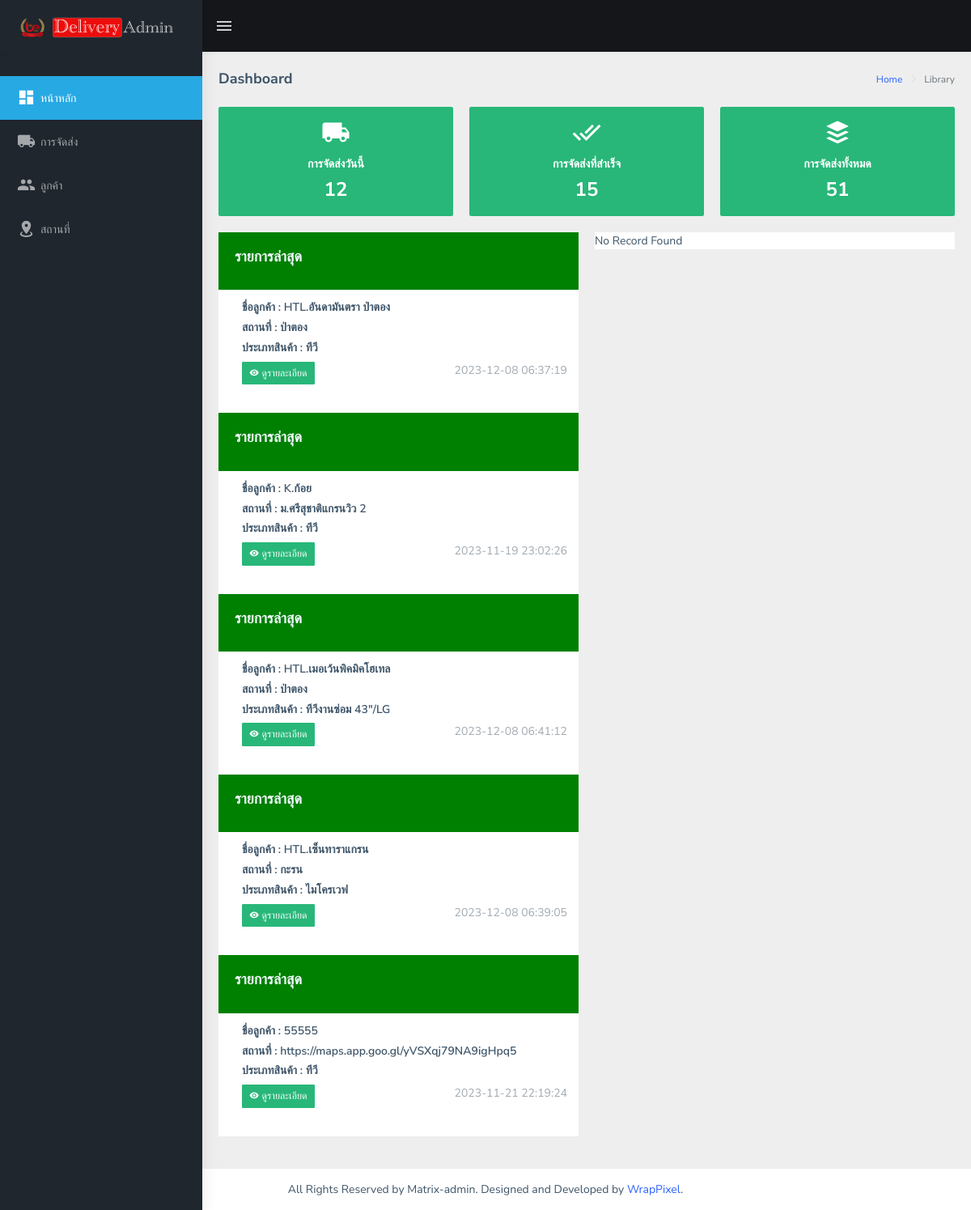
/manager/index.php, run on the app's committed database.
### tables this page shows
CREATE TABLE `delivery` (
  `ID` int(10) NOT NULL,
  `Job` varchar(200) DEFAULT NULL,
  `Queuedate` varchar(200) DEFAULT NULL,
  `Deliverydate` varchar(200) DEFAULT NULL,
  `Sentdate` varchar(200) DEFAULT NULL,
  `Type` varchar(200) DEFAULT NULL,
  `Staff` varchar(200) DEFAULT NULL,
  `Cname` varchar(200) DEFAULT NULL,
  `Cphone` varchar(200) DEFAULT NULL,
  `Cchanel` varchar(200) DEFAULT NULL,
  `Clocation` varchar(200) DEFAULT NULL,
  `Clink` varchar(1000) DEFAULT NULL,
  `Cstatus` varchar(200) DEFAULT NULL,
  `Mile` varchar(200) DEFAULT NULL,
  `Time` varchar(200) DEFAULT NULL,
  `Area` varchar(200) DEFAULT NULL,
  `Route` varchar(200) DEFAULT NULL,
  `Item` varchar(200) DEFAULT NULL,
  `Qty` varchar(200) DEFAULT NULL,
  `Other` varchar(200) DEFAULT NULL,
  `Remark` varchar(200) DEFAULT NULL,
  `Image` varchar(200) DEFAULT NULL,
  `CreationDate` timestamp NOT NULL DEFAULT current_timestamp() ON UPDATE current_timestamp()
);

### manager/index.php (the view, shortened to what this page needs)
<?php
include('../dbconnection.php');
?>
<!DOCTYPE html>
<html dir="ltr" lang="en">
<head>
    <link href="../assets/libs/flot/css/float-chart.css" rel="stylesheet">
    <link href="../dist/css/style.min.css" rel="stylesheet">
</head>
<body>
    <div id="main-wrapper">
        <header class="topbar" data-navbarbg="skin5">
            <nav class="navbar top-navbar navbar-expand-md navbar-dark">
                <div class="navbar-header" data-logobg="skin5">
                    <a class="navbar-brand" href="index.html">
                        <b class="logo-icon p-l-10">
                            <img src="../assets/images/icon.png" alt="homepage" class="light-logo" />
                        </b>
                        <span class="logo-text">
                            <img src="../assets/images/text.png" alt="homepage" class="light-logo" />
                        </span>
                    </a>
                </div>
                <div class="navbar-collapse collapse" id="navbarSupportedContent" data-navbarbg="skin5">
                    <ul class="navbar-nav float-left mr-auto">
                        <li class="nav-item d-none d-md-block"><a class="nav-link sidebartoggler waves-effect waves-light" href="javascript:void(0)" data-sidebartype="mini-sidebar"><i class="mdi mdi-menu font-24"></i></a></li>
                    </ul>
                </div>
            </nav>
        </header>
        <aside class="left-sidebar" data-sidebarbg="skin5">
            <div class="scroll-sidebar">
                <nav class="sidebar-nav">
                    <ul id="sidebarnav" class="p-t-30">
                        <li class="sidebar-item"> <a class="sidebar-link waves-effect waves-dark sidebar-link" href="index.php" aria-expanded="false"><i class="mdi mdi-view-dashboard"></i><span class="hide-menu">หน้าหลัก</span></a></li>
                        <li class="sidebar-item"> <a class="sidebar-link waves-effect waves-dark sidebar-link" href="./Delivery/delivery-report.php" aria-expanded="false"><i class="mdi mdi-truck"></i><span class="hide-menu">การจัดส่ง</span></a></li>
                        <li class="sidebar-item"> <a class="sidebar-link waves-effect waves-dark sidebar-link" href="./Customer/customer-report.php" aria-expanded="false"><i class="mdi mdi-account-multiple"></i><span class="hide-menu">ลูกค้า</span></a></li>
                        <li class="sidebar-item"> <a class="sidebar-link waves-effect waves-dark sidebar-link" href="./Location/location-report.php" aria-expanded="false"><i class="mdi mdi-map-marker-radius"></i><span class="hide-menu">สถานที่</span></a></li>
                    </ul>
                </nav>
            </div>
        </aside>
        <div class="page-wrapper">
            <div class="page-breadcrumb">
                <div class="row">
                    <div class="col-12 d-flex no-block align-items-center">
                        <h4 class="page-title">Dashboard</h4>
                        <div class="ml-auto text-right">
                            <nav aria-label="breadcrumb">
                                <ol class="breadcrumb">
                                    <li class="breadcrumb-item"><a href="#">Home</a></li>
                                    <li class="breadcrumb-item active" aria-current="page">Library</li>
                                </ol>
                            </nav>
                        </div>
                    </div>
                </div>
            </div>
            <div class="container-fluid">
                <div class="row">
                    <div class="col-md-6 col-lg-4 col-xlg-3">
                        <div class="card card-hover">
                            <div class="box bg-success text-center">
                                <h1 class="font-light text-white"><i class="mdi mdi-truck"></i></h1>
                                <h6 class="text-white">การจัดส่งวันนี้</h6>
                                <h3 class="text-white">12</h3>
                            </div>
                        </div>
                    </div>
                    <div class="col-md-6 col-lg-4 col-xlg-3">
                        <div class="card card-hover">
                            <div class="box bg-success text-center">
                                <h1 class="font-light text-white"><i class="mdi mdi-check-all"></i></h1>
                                <h6 class="text-white">การจัดส่งที่สำเร็จ</h6>
                                <h3 class="text-white">15</h3>
                            </div>
                        </div>
                    </div>
                    <div class="col-md-6 col-lg-4 col-xlg-3">
                        <div class="card card-hover">
                            <div class="box bg-success text-center">
                                <h1 class="font-light text-white"><i class="mdi mdi-buffer"></i></h1>
                                <h6 class="text-white">การจัดส่งทั้งหมด</h6>
                                <h3 class="text-white">51</h3>
                            </div>
                        </div>
                    </div>
                </div>
                <div class="row">
                    <div class="col-lg-6">
                        <div class="card">
                            <?php
                            $ret = mysqli_query($con, "select * from delivery  WHERE Cstatus='Complete' limit 5");
                            $row = mysqli_num_rows($ret);
                            if ($row > 0) {
                                while ($row = mysqli_fetch_array($ret)) {
                            ?>
                                    <div class="card-body" style="background-color: green;">
                                        <h4 class="card-title" style="color:aliceblue;">รายการล่าสุด</h4>
                                    </div>
                                    <div class="comment-widgets scrollable">
                                        <div class="d-flex flex-row comment-row m-t-0">
                                            <div class="comment-text w-100">
                                                <h6 class="font-medium">ชื่อลูกค้า : <?php echo $row['Cname']; ?></h6>
                                                <h6 class="font-medium">สถานที่ : <?php echo $row['Clocation']; ?></h6>
                                                <h6 class="font-medium">ประเภทสินค้า : <?php echo $row['Item']; ?></h6>
                                                <div class="comment-footer">
                                                    <span class="text-muted float-right"><?php echo $row['CreationDate']; ?></span>
                                                    <button type="button" class="btn btn-success btn-sm"><i class="mdi mdi-eye"></i> ดูรายละเอียด</button>
                                                </div>
                                            </div>
                                        </div>
                                    </div>
                                <?php
                                }
                            } else { ?>
                                <tr>
                                    <th style="text-align:center; color:red;" colspan="6">No Record Found</th>
                                </tr>
                            <?php } ?>
                        </div>
                    </div>
                    <div class="col-lg-6">
                    <div class="card">
                            <?php
                            $ret = mysqli_query($con, "select * from delivery  WHERE Cstatus='รอ รับ/ส่ง สินค้า' limit 5");
                            $cnt = 1;
                            $row = mysqli_num_rows($ret);
                            if ($row > 0) {
                                while ($row = mysqli_fetch_array($ret)) {
                            ?>
                                    <div class="card-body" style="background-color: orange;">
                                        <h4 class="card-title" style="color:aliceblue;">รายการรับ-ส่งสินค้า</h4>
                                    </div>
                                    <div class="comment-widgets scrollable">
                                        <div class="d-flex flex-row comment-row m-t-0">
                                            <div class="comment-text w-100">
                                                <h6 class="font-medium">ชื่อลูกค้า : <?php echo $row['Cname']; ?></h6>
                                                <h6 class="font-medium">สถานที่ : <?php echo $row['Clocation']; ?></h6>
                                                <h6 class="font-medium">ประเภทสินค้า : <?php echo $row['Item']; ?></h6>
                                                <div class="comment-footer">
                                                    <span class="text-muted float-right"><?php echo $row['CreationDate']; ?></span>
                                                    <button type="button" class="btn btn-success btn-sm"><i class="mdi mdi-eye"></i> ดูรายละเอียด</button>
                                                </div>
                                            </div>
                                        </div>
                                    </div>
                                <?php
                                    $cnt = $cnt + 1;
                                }
                            } else { ?>
                                <tr>
                                    <th style="text-align:center; color:red;" colspan="6">No Record Found</th>
                                </tr>
                            <?php } ?>
                        </div>
                    </div>
                </div>
            </div>
        </div>
        <footer class="footer text-center">
            All Rights Reserved by Matrix-admin. Designed and Developed by <a href="https://wrappixel.com">WrapPixel</a>.
        </footer>
    </div>
</body>
</html>

### data on the page
delivery: Cname "HTL.อันดามันตรา ป่าตอง", Clocation "ป่าตอง", Item "ทีวี", CreationDate "2023-12-08 06:37:19"
delivery: Cname "K.ก้อย", Clocation "ม.ศรีสุชาติแกรนวิว 2", Item "ทีวี", CreationDate "2023-11-19 23:02:26"
delivery: Cname "HTL.เมอเว้นพิคมิคโฮเทล", Clocation "ป่าตอง", Item "ทีวีงานซ่อม 43\"/LG", CreationDate "2023-12-08 06:41:12"
delivery: Cname "HTL.เซ็นทาราแกรน", Clocation "กะรน", Item "ไมโครเวฟ", CreationDate "2023-12-08 06:39:05"
delivery: Cname "55555", Clocation "https://maps.app.goo.gl/yVSXqj79NA9igHpq5", Item "ทีวี", CreationDate "2023-11-21 22:19:24"
